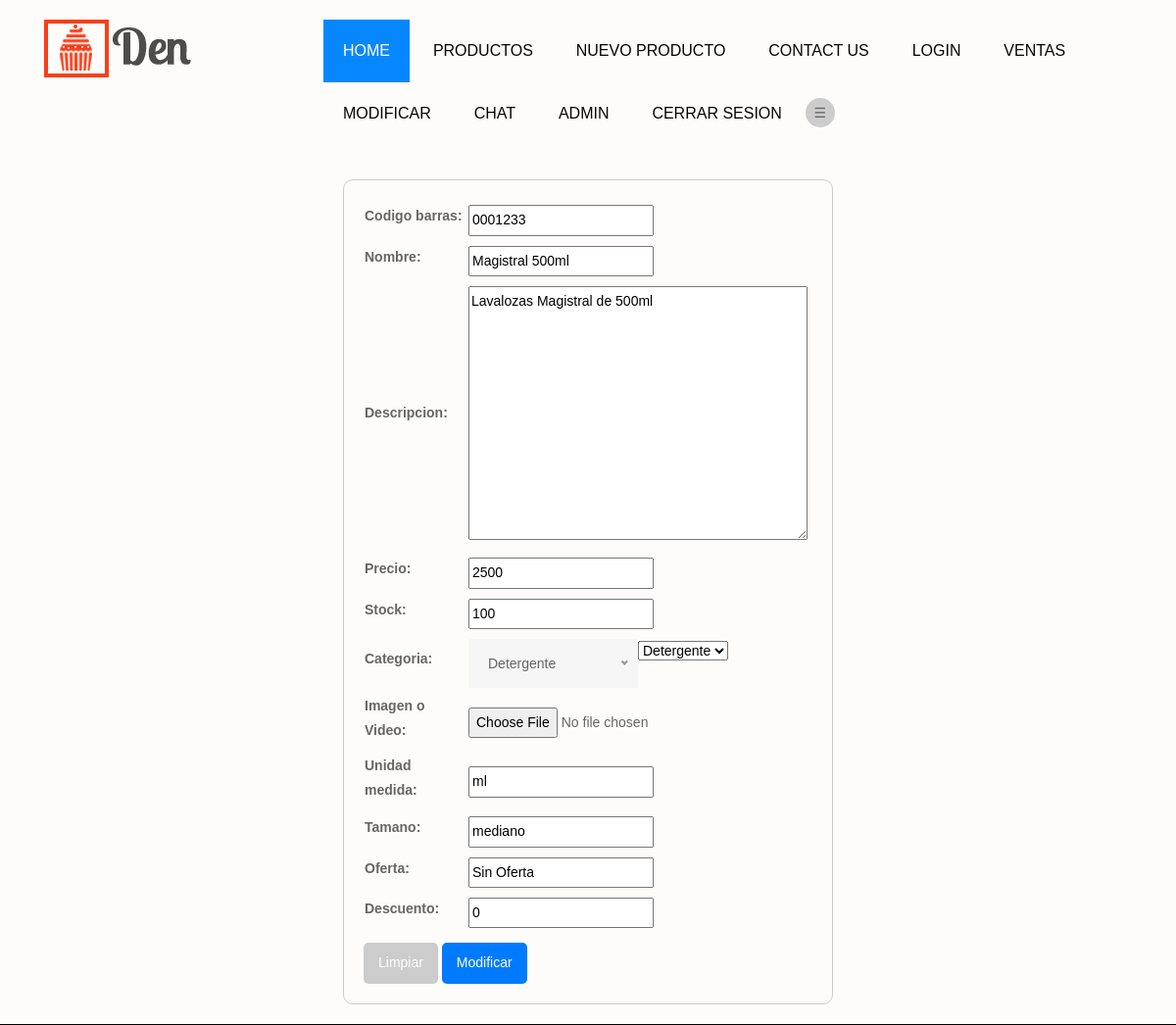
The page /modificar_producto/3/ (signed in) on the database as committed earlier.
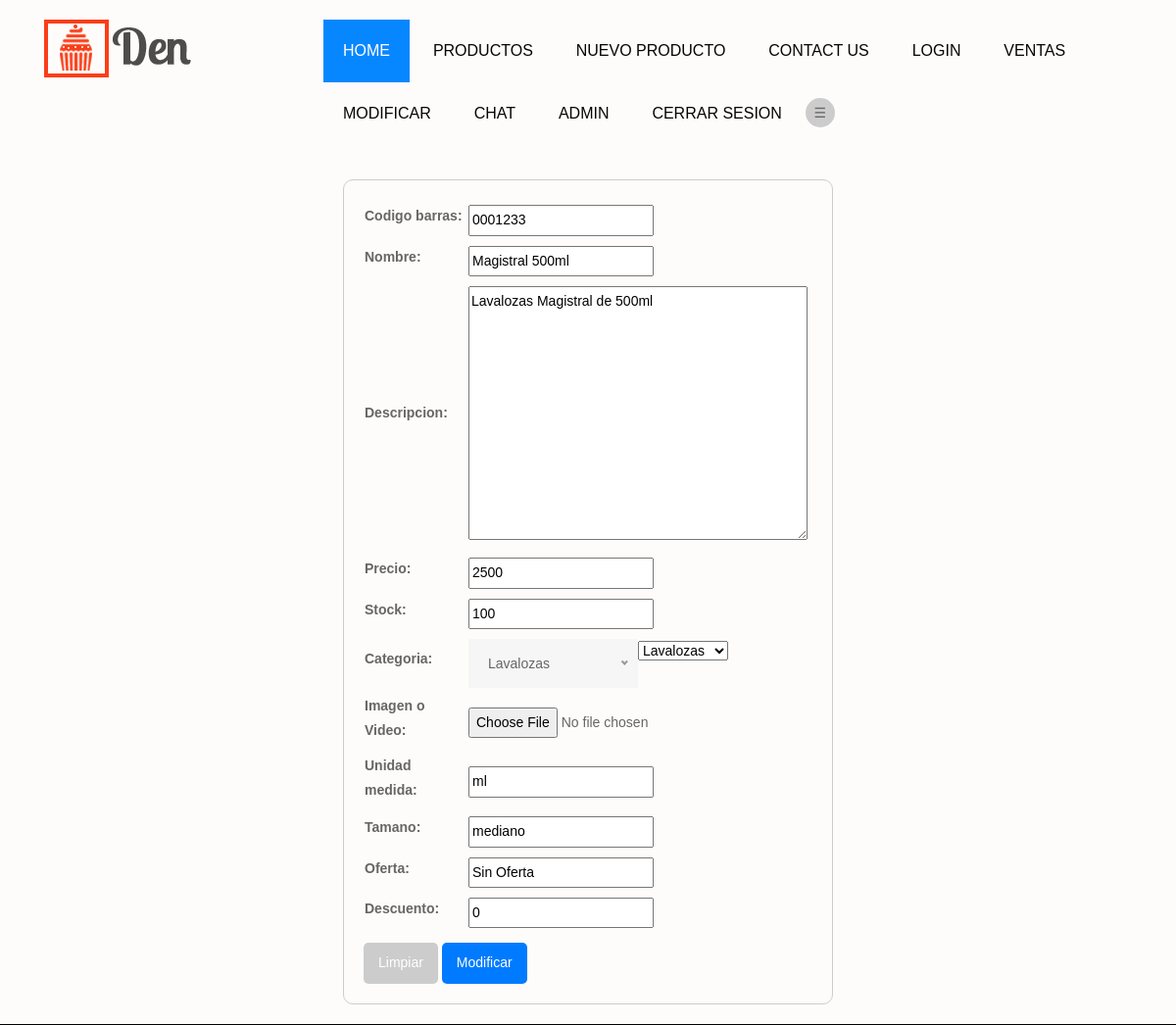
The same page on the database as committed later.
### core/models.py (models this page shows, shortened)
class Producto(models.Model):
    codigo_barras = models.CharField(max_length=200, null=True)
    nombre = models.CharField(max_length=200)
    descripcion = models.TextField()
    precio = models.IntegerField(null=True)
    stock = models.IntegerField( null=True)
    categoria = models.ForeignKey(Categoria, on_delete=models.CASCADE)
    imagen = models.FileField(upload_to='productos/', blank=True, null=True, verbose_name="Imagen o Video")
    unidad_medida = models.CharField(max_length=20, null=True)
    tamano = models.CharField(max_length=50, null=True)
    oferta = models.CharField(max_length=100, null=True)
    descuento = models.PositiveIntegerField(default=0)

class Categoria(models.Model):
    nombre = models.CharField(max_length=100)
    def __str__(self):
        return self.nombre

### core/views.py (the view)
# urls.py: path('modificar_producto/<int:id>/', views.modificar_producto, name="modificar_producto"),
@login_required
def modificar_producto(request, id):
    producto = Producto.objects.get(id=id)
    data = {
        'form' :ProductoForm(instance=producto)
    }
    if request.method == 'POST':
        formulario = ProductoForm(data=request.POST, instance=producto)
        if formulario.is_valid():
            formulario.save()
            messages.success(request, "El producto fue modificado Correctamente")
            return redirect("listado_productos")
    return render(request, 'core/modificar_producto.html', data)

### core/forms.py
class ProductoForm(ModelForm):
    class Meta:
        model = Producto
        fields = ['codigo_barras', 'nombre', 'descripcion', 'precio', 'stock', 'categoria', 'imagen', 'unidad_medida', 'tamano', 'oferta', 'descuento']

### core/templates/core/modificar_producto.html (shortened to what this page needs)
{% extends 'core/base.html' %}
{% block contenido %}
<form action="" method="POST">
    <table>
        {{ form.as_table }}
    </table>
    <input type="reset" value="Limpiar">
    <input type="submit" value="Modificar">
</form>
{% endblock %}

### core/templates/core/base.html (shortened to what this page needs)
<!DOCTYPE html>
<html lang="en">
<head>
    {% load static %}
    <link rel="stylesheet" type="text/css" href="{% static 'core/'%}css/bootstrap.min.css">
    <link rel="stylesheet" type="text/css" href="{% static 'core/'%}css/style.css">
    <link rel="stylesheet" href="{% static 'core/'%}css/responsive.css">
    <link rel="stylesheet" href="{% static 'core/'%}css/jquery.mCustomScrollbar.min.css">
    <link rel="stylesheet" href="https://netdna.bootstrapcdn.com/font-awesome/4.0.3/css/font-awesome.css">
    <link rel="stylesheet" href="{% static 'core/'%}css/owl.carousel.min.css">
    <link rel="stylesheet" href="{% static 'core/'%}css/owl.theme.default.min.css">
    <link rel="stylesheet" href="https://cdnjs.cloudflare.com/ajax/libs/fancybox/2.1.5/jquery.fancybox.min.css"
        media="screen">
</head>
<body>
    <header>
        <div class="layout_padding banner_section_start">
            <div class="header">
                <div class="container">
                    <div class="row">
                        <div class="col-xl-3 col-lg-3 col-md-3 col-sm-3 col logo_section">
                            <div class="full">
                                <div class="center-desk">
                                    <div class="logo"><a href="{% url 'home' %}"><img
                                                src="{% static 'core/'%}img/logo.png" style="max-width: 100%;"></a>
                                    </div>
                                </div>
                            </div>
                        </div>
                        <div class="col-xl-9 col-lg-9 col-md-9 col-sm-9">
                            <div class="menu-area">
                                <div class="limit-box">
                                    <nav class="main-menu">
                                        <ul class="menu-area-main">
                                            <li class="active"><a href="{% url 'home' %}">Home</a></li>
                                            {% if user.is_authenticated %}
                                            <li><a href="{% url 'listado_productos' %}">Productos</a></li>
                                            <li><a href="{% url 'nuevo_producto' %}">Nuevo Producto</a></li>
                                            <li><a href="{% url 'index' %}">Contact Us</a></li>
                                            {% endif %}
                                            <li><a href="{% url 'login' %}">Login</a></li>
                                            {% if user.is_authenticated %}
                                            <li><a href="{% url 'ventas' %}">Ventas</a></li>
                                            <li><a href="{% url 'modificar' %}">Modificar</a></li>
                                            <li><a href="{% url 'chat-room' %}">Chat</a></li>
                                            {% endif %}
                                            {% if user.is_authenticated %}
                                            <li>
                                                <a href="#">{{ user.username}}</a>
                                            </li>
                                            <li><a href="{% url 'logout' %}">Cerrar sesion</a></li>
                                            {% endif %}
                                            <div class="theme-toggle">
                                                <div class="theme-toggle-button"
                                                    onclick="toggleThemeMenu()">&#9776;</div>
                                            </div>
                                        </ul>
                                    </nav>
                                </div>
                            </div>
                        </div>
                    </div>
                </div>
            </div>
            <div id="principal">
                <br>
                {% block contenido %}
                {% endblock %}
            </div>
</body>
</html>

### core/static/core/css/style.css (style rules this page uses)
* { box-sizing: border-box !important; transition: ease all 0.5s; }
html { scroll-behavior: smooth; }
body { color: #666666; font-size: 14px; font-family: 'Josefin Sans', sans-serif;; line-height: 1.80857; font-weight: normal; overflow-x: hidden; }
a { color: #1f1f1f; text-decoration: none !important; outline: none !important; -webkit-transition: all .3s ease-in-out; -moz-transition: all .3s ease-in-out; -ms-transition: all .3s ease-in-out; -o-transition: all .3s ease-in-out; transition: all .3s ease-in-out; }
*, *::after, *::before { -webkit-box-sizing: border-box; -moz-box-sizing: border-box; box-sizing: border-box; }
ul, li, ol { margin: 0px; padding: 0px; list-style: none; }
a { color: #ffffff; text-decoration: none; outline: none !important; }
.layout_padding { padding-bottom: 0px; padding-top: 90px; }
.main-menu ul>li a { line-height: 20px; font-size: 16px; display: block; font-weight: 500; color: #090400; padding: 22px 20px; text-transform: uppercase; }
.main-menu ul { margin: 0; list-style-type: none; margin-bottom: 10px; }
nav.main-menu { float: right; margin-left: 0; }
.banner_section_start { width: 100%; float: left; background-color: #fefcfb; height: auto; padding-top: 20px; padding-bottom: 20px; border-bottom: 1px solid #000; }
.main-menu ul li:first-child { margin-left: 0; }
.main-menu ul>li { position: inherit; display: inline-block; vertical-align: middle; }
.main-menu ul > li.active a { background-color: #0787ff; color: #ffffff; }
.container { position: relative; }

### core/templates/core/base.html (style rules this page uses)
:root { --bg-color-light: #ffffff; --text-color-light: #000000; --bg-color-dark: #111111; --text-color-dark: #ffffff; }
.theme-toggle { position: relative; display: inline-block; cursor: pointer; }
.theme-toggle-button { width: 30px; height: 30px; border-radius: 50%; background-color: #ccc; display: flex; justify-content: center; align-items: center; transition: background-color 0.3s; }

### core/templates/core/modificar_producto.html (style rules this page uses)
form { max-width: 500px; margin: 0 auto; padding: 20px; border: 1px solid #ccc; border-radius: 10px; }
form table tr td { padding: 5px; border-radius: 10px; }
input[type="reset"], input[type="submit"] { margin-top: 10px; padding: 8px 15px; border: none; border-radius: 5px; background-color: #007bff; color: #fff; cursor: pointer; }
input[type="reset"] { background-color: #ccc; }

Rows that differ between the two databases and show on the page:
changed Producto "Lavalozas Magistral de 500ml": categoria "Detergente" → "Lavalozas"
Other text that changed with them:
text no longer shown: "Codigo barras: Nombre: Descripcion: Precio: Stock: Categoria: Detergente Imagen o Video: Unidad medida: Tamano: Oferta: Descuento:"
text now shown: "Codigo barras: Nombre: Descripcion: Precio: Stock: Categoria: Lavalozas Imagen o Video: Unidad medida: Tamano: Oferta: Descuento:"
